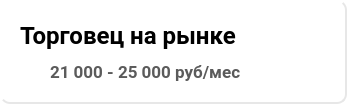
            <widget class="QFrame" name="miniCluster_11">
             <property name="minimumSize">
              <size>
               <width>347</width>
               <height>104</height>
              </size>
             </property>
             <property name="maximumSize">
              <size>
               <width>347</width>
               <height>104</height>
              </size>
             </property>
             <property name="styleSheet">
              <string notr="true">QFrame {
	border-right: 2px solid #E7E7E7;
	border-bottom: 2px solid #E7E7E7;
	border-radius: 10px;
	background-color: rgb(255, 255, 255);
}</string>
             </property>
             <layout class="QVBoxLayout" name="verticalLayout_12">
              <property name="spacing">
               <number>15</number>
              </property>
              <property name="leftMargin">
               <number>20</number>
              </property>
              <property name="topMargin">
               <number>20</number>
              </property>
              <property name="rightMargin">
               <number>20</number>
              </property>
              <property name="bottomMargin">
               <number>20</number>
              </property>
              <item alignment="Qt::AlignLeft">
               <widget class="QPushButton" name="nameButton_13">
                <property name="sizePolicy">
                 <sizepolicy hsizetype="Fixed" vsizetype="Fixed">
                  <horstretch>0</horstretch>
                  <verstretch>0</verstretch>
                 </sizepolicy>
                </property>
                <property name="minimumSize">
                 <size>
                  <width>0</width>
                  <height>30</height>
                 </size>
                </property>
                <property name="maximumSize">
                 <size>
                  <width>320</width>
                  <height>30</height>
                 </size>
                </property>
                <property name="palette">
                 <palette>
                  <active>
                   <colorrole role="Button">
                    <brush brushstyle="SolidPattern">
                     <color alpha="255">
                      <red>255</red>
                      <green>255</green>
                      <blue>255</blue>
                     </color>
                    </brush>
                   </colorrole>
                   <colorrole role="Base">
                    <brush brushstyle="SolidPattern">
                     <color alpha="255">
                      <red>255</red>
                      <green>255</green>
                      <blue>255</blue>
                     </color>
                    </brush>
                   </colorrole>
                   <colorrole role="Window">
                    <brush brushstyle="SolidPattern">
                     <color alpha="255">
                      <red>255</red>
                      <green>255</green>
                      <blue>255</blue>
                     </color>
                    </brush>
                   </colorrole>
                  </active>
                  <inactive>
                   <colorrole role="Button">
                    <brush brushstyle="SolidPattern">
                     <color alpha="255">
                      <red>255</red>
                      <green>255</green>
                      <blue>255</blue>
                     </color>
                    </brush>
                   </colorrole>
                   <colorrole role="Base">
                    <brush brushstyle="SolidPattern">
                     <color alpha="255">
                      <red>255</red>
                      <green>255</green>
                      <blue>255</blue>
                     </color>
                    </brush>
                   </colorrole>
                   <colorrole role="Window">
                    <brush brushstyle="SolidPattern">
                     <color alpha="255">
                      <red>255</red>
                      <green>255</green>
                      <blue>255</blue>
                     </color>
                    </brush>
                   </colorrole>
                  </inactive>
                  <disabled>
                   <colorrole role="Button">
                    <brush brushstyle="SolidPattern">
                     <color alpha="255">
                      <red>255</red>
                      <green>255</green>
                      <blue>255</blue>
                     </color>
                    </brush>
                   </colorrole>
                   <colorrole role="Base">
                    <brush brushstyle="SolidPattern">
                     <color alpha="255">
                      <red>255</red>
                      <green>255</green>
                      <blue>255</blue>
                     </color>
                    </brush>
                   </colorrole>
                   <colorrole role="Window">
                    <brush brushstyle="SolidPattern">
                     <color alpha="255">
                      <red>255</red>
                      <green>255</green>
                      <blue>255</blue>
                     </color>
                    </brush>
                   </colorrole>
                  </disabled>
                 </palette>
                </property>
                <property name="font">
                 <font>
                  <family>Roboto</family>
                  <pointsize>18</pointsize>
                  <weight>75</weight>
                  <bold>true</bold>
                 </font>
                </property>
                <property name="layoutDirection">
                 <enum>Qt::LeftToRight</enum>
                </property>
                <property name="styleSheet">
                 <string notr="true">QPushButton {
	border: none;
}

QPushButton:hover {
	border-bottom: 4px solid #501EBC;
	border-radius: 2px;
}</string>
                </property>
                <property name="text">
                 <string>Торговец на рынке</string>
                </property>
               </widget>
              </item>
              <item>
               <layout class="QHBoxLayout" name="money_12">
                <property name="spacing">
                 <number>10</number>
                </property>
                <item>
                 <widget class="QPushButton" name="iconMoney_12">
                  <property name="minimumSize">
                   <size>
                    <width>20</width>
                    <height>20</height>
                   </size>
                  </property>
                  <property name="maximumSize">
                   <size>
                    <width>20</width>
                    <height>20</height>
                   </size>
                  </property>
                  <property name="styleSheet">
                   <string notr="true">QAbstractButton {
	border: none;
	image: url(:/Icons/Icons And Logo/Wallet_grey.png);
}</string>
                  </property>
                  <property name="text">
                   <string/>
                  </property>
                  <property name="iconSize">
                   <size>
                    <width>24</width>
                    <height>24</height>
                   </size>
                  </property>
                  <property name="shortcut">
                   <string/>
                  </property>
                 </widget>
                </item>
                <item>
                 <widget class="QLabel" name="textMoney_12">
                  <property name="maximumSize">
                   <size>
                    <width>16777215</width>
                    <height>20</height>
                   </size>
                  </property>
                  <property name="palette">
                   <palette>
                    <active>
                     <colorrole role="WindowText">
                      <brush brushstyle="SolidPattern">
                       <color alpha="255">
                        <red>91</red>
                        <green>91</green>
                        <blue>91</blue>
                       </color>
                      </brush>
                     </colorrole>
                     <colorrole role="Button">
                      <brush brushstyle="SolidPattern">
                       <color alpha="255">
                        <red>255</red>
                        <green>255</green>
                        <blue>255</blue>
                       </color>
                      </brush>
                     </colorrole>
                     <colorrole role="Text">
                      <brush brushstyle="SolidPattern">
                       <color alpha="255">
                        <red>91</red>
                        <green>91</green>
                        <blue>91</blue>
                       </color>
                      </brush>
                     </colorrole>
                     <colorrole role="ButtonText">
                      <brush brushstyle="SolidPattern">
                       <color alpha="255">
                        <red>91</red>
                        <green>91</green>
                        <blue>91</blue>
                       </color>
                      </brush>
                     </colorrole>
                     <colorrole role="Base">
                      <brush brushstyle="SolidPattern">
                       <color alpha="255">
                        <red>255</red>
                        <green>255</green>
                        <blue>255</blue>
                       </color>
                      </brush>
                     </colorrole>
                     <colorrole role="Window">
                      <brush brushstyle="SolidPattern">
                       <color alpha="255">
                        <red>255</red>
                        <green>255</green>
                        <blue>255</blue>
                       </color>
                      </brush>
                     </colorrole>
                    </active>
                    <inactive>
                     <colorrole role="WindowText">
                      <brush brushstyle="SolidPattern">
                       <color alpha="255">
                        <red>91</red>
                        <green>91</green>
                        <blue>91</blue>
                       </color>
                      </brush>
                     </colorrole>
                     <colorrole role="Button">
                      <brush brushstyle="SolidPattern">
                       <color alpha="255">
                        <red>255</red>
                        <green>255</green>
                        <blue>255</blue>
                       </color>
                      </brush>
                     </colorrole>
                     <colorrole role="Text">
                      <brush brushstyle="SolidPattern">
                       <color alpha="255">
                        <red>91</red>
                        <green>91</green>
                        <blue>91</blue>
                       </color>
                      </brush>
                     </colorrole>
                     <colorrole role="ButtonText">
                      <brush brushstyle="SolidPattern">
                       <color alpha="255">
                        <red>91</red>
                        <green>91</green>
                        <blue>91</blue>
                       </color>
                      </brush>
                     </colorrole>
                     <colorrole role="Base">
                      <brush brushstyle="SolidPattern">
                       <color alpha="255">
                        <red>255</red>
                        <green>255</green>
                        <blue>255</blue>
                       </color>
                      </brush>
                     </colorrole>
                     <colorrole role="Window">
                      <brush brushstyle="SolidPattern">
                       <color alpha="255">
                        <red>255</red>
                        <green>255</green>
                        <blue>255</blue>
                       </color>
                      </brush>
                     </colorrole>
                    </inactive>
                    <disabled>
                     <colorrole role="WindowText">
                      <brush brushstyle="SolidPattern">
                       <color alpha="255">
                        <red>91</red>
                        <green>91</green>
                        <blue>91</blue>
                       </color>
                      </brush>
                     </colorrole>
                     <colorrole role="Button">
                      <brush brushstyle="SolidPattern">
                       <color alpha="255">
                        <red>255</red>
                        <green>255</green>
                        <blue>255</blue>
                       </color>
                      </brush>
                     </colorrole>
                     <colorrole role="Text">
                      <brush brushstyle="SolidPattern">
                       <color alpha="255">
                        <red>91</red>
                        <green>91</green>
                        <blue>91</blue>
                       </color>
                      </brush>
                     </colorrole>
                     <colorrole role="ButtonText">
                      <brush brushstyle="SolidPattern">
                       <color alpha="255">
                        <red>91</red>
                        <green>91</green>
                        <blue>91</blue>
                       </color>
                      </brush>
                     </colorrole>
                     <colorrole role="Base">
                      <brush brushstyle="SolidPattern">
                       <color alpha="255">
                        <red>255</red>
                        <green>255</green>
                        <blue>255</blue>
                       </color>
                      </brush>
                     </colorrole>
                     <colorrole role="Window">
                      <brush brushstyle="SolidPattern">
                       <color alpha="255">
                        <red>255</red>
                        <green>255</green>
                        <blue>255</blue>
                       </color>
                      </brush>
                     </colorrole>
                    </disabled>
                   </palette>
                  </property>
                  <property name="font">
                   <font>
                    <family>Roboto</family>
                    <pointsize>13</pointsize>
                    <weight>75</weight>
                    <bold>true</bold>
                   </font>
                  </property>
                  <property name="styleSheet">
                   <string notr="true">border: none;
color: #5B5B5B;</string>
                  </property>
                  <property name="text">
                   <string>21 000 - 25 000 руб/мес</string>
                  </property>
                 </widget>
                </item>
               </layout>
              </item>
             </layout>
            </widget>
